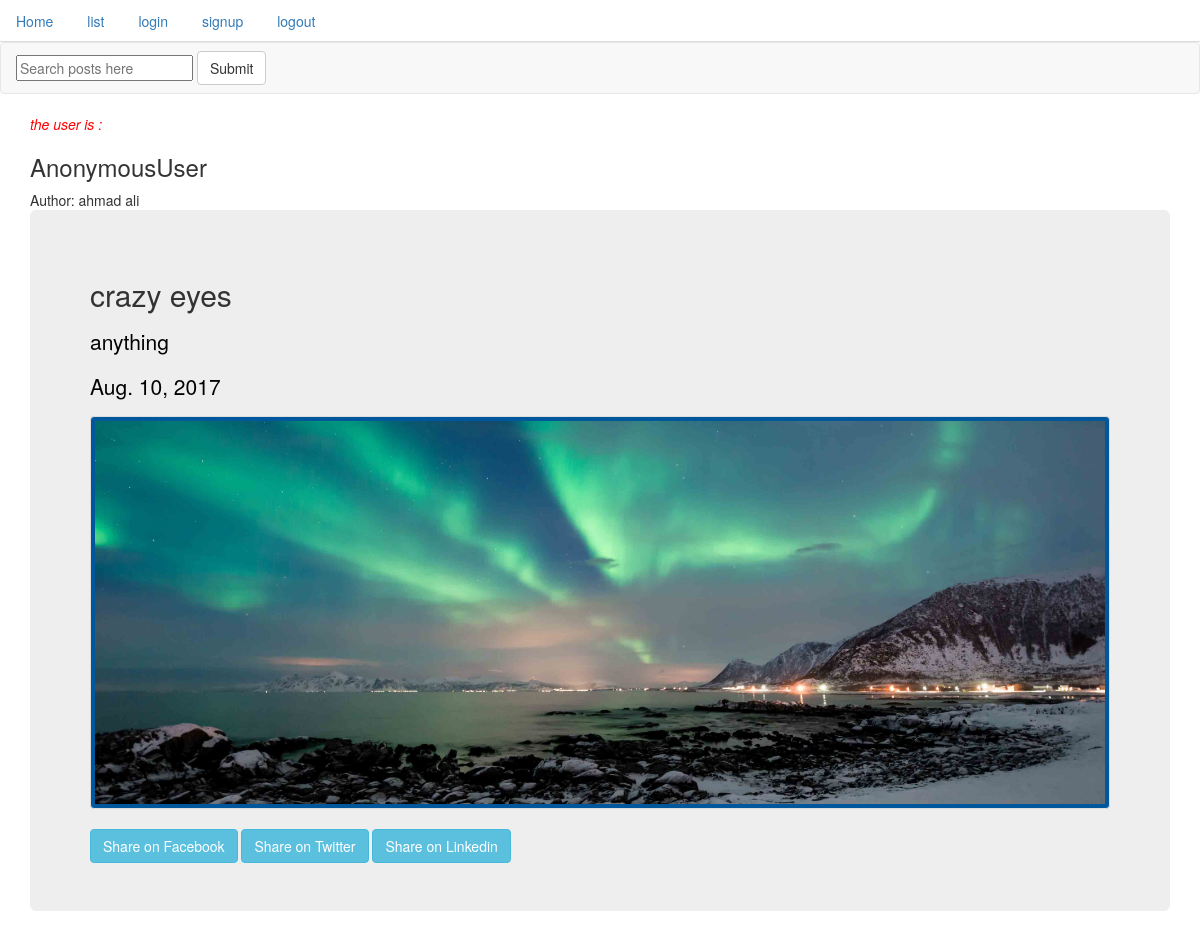
Screenshot of /posts/detail/crazy-eyes with the database file from the repository.
### post/models.py (models this page shows, shortened)
class Post(models.Model):
	author = models.ForeignKey(User, default=1)
	title = models.CharField(max_length=255)
	content = models.TextField()
	updated = models.DateTimeField(auto_now=True, auto_now_add=False)
	timestamp = models.DateTimeField(auto_now=False, auto_now_add = True)
	image = models.ImageField(upload_to="blog_images", null=True , blank=True)
	slug = models.SlugField(unique=True, null=True)
	draft  = models.BooleanField(default=True)
	publish= models.DateField()
	class Meta:
		ordering= ['-timestamp', '-updated']

### post/views.py (the view)
# urls.py: url(r'^detail/(?P<slug>[-\w]+)$', views.post_detail, name="detail"),
def post_detail(request, slug):
    obj = get_object_or_404(Post , slug=slug)
    context = {
        "user":request.user,
        "instance": obj,
    }
    return render(request, 'post_detail.html',context)

### post/templatetags/urlfy.py (called while the page is built)
@register.filter
def urlfy(value):
	return quote(value)

### post/templates/post_detail.html (shortened to what this page needs)
{% extends "base.html" %}
{% block content %}
{% load urlfy %}
 Author: {{instance.author.get_full_name}}
        <div class="jumbotron">
            <div class ="#f48fb1 pink lighten-3">
                <h2>{{instance.title}}</h2>
                <p>{{instance.content|linebreaks}}</p>
                <p>{{instance.publish}}</p>
                {% if instance.image %}
                    <a href="#" class="thumbnail">
                        <img src="{{instance.image.url}}" alt="...">
                     </a>
                {% endif %}
                <a href="https://www.facebook.com/sharer/sharer.php?u={{request.build_absolute_uri}}" class="btn btn-info">
                    Share on Facebook
                </a>
                <a href="https://twitter.com/home?status={{instance.content|urlfy}}%20{{request.build_absolute_uri}}" class="btn btn-info">
                     Share on Twitter
                </a>
                <a href="https://www.linkedin.com/shareArticle?mini=true&url={{request.build_absolute_uri}}&title={{instance.title|urlfy}}&summary={{instance.content|urlfy}}&source={{request.build_absolute_uri}}" class="btn btn-info">
                    Share on Linkedin
                </a>
                </div>
            </div>
{% endblock content%}

### post/static/css/54321.css (style rules this page uses)
p { color: black; }
.thumbnail { background-color: #01579b; }

### rows the page displays
Post: author.get_full_name "ahmad ali", title "crazy eyes", content "anything", publish "Aug. 10, 2017", image (picture)

### other values shown
{{ user }} "AnonymousUser"
